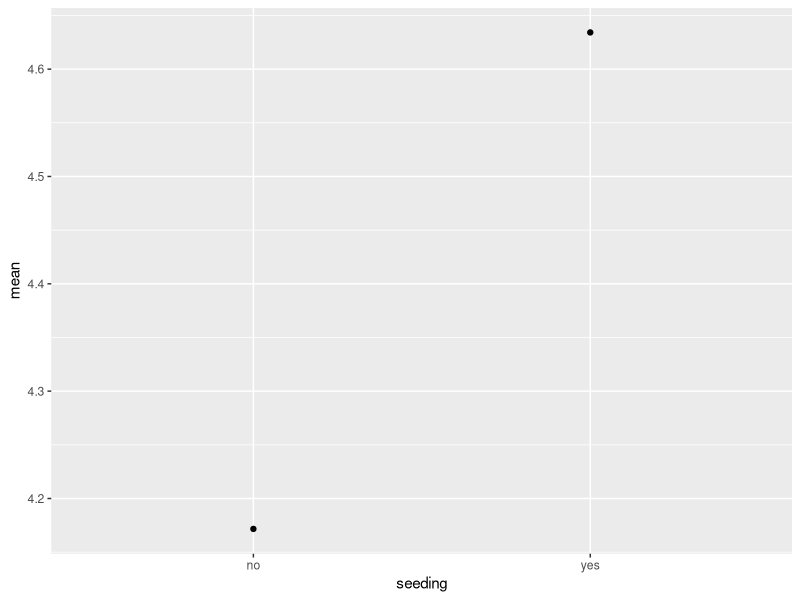
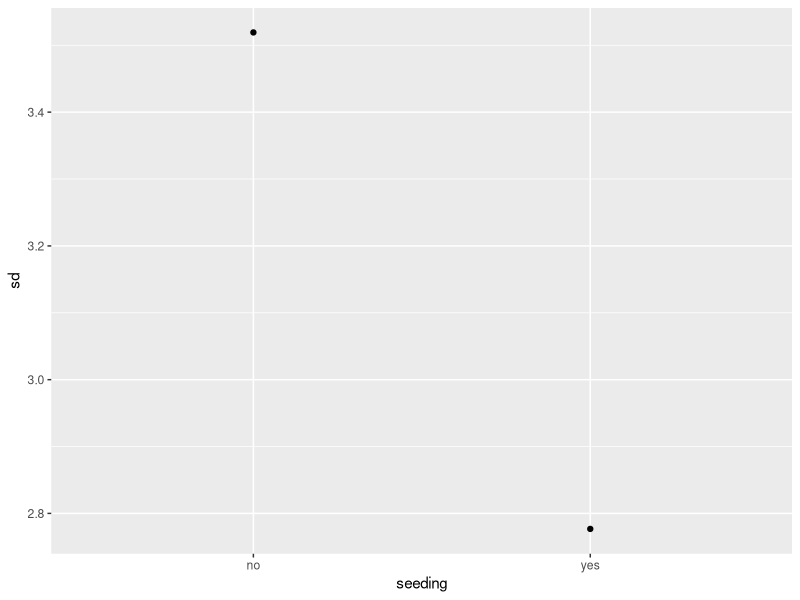
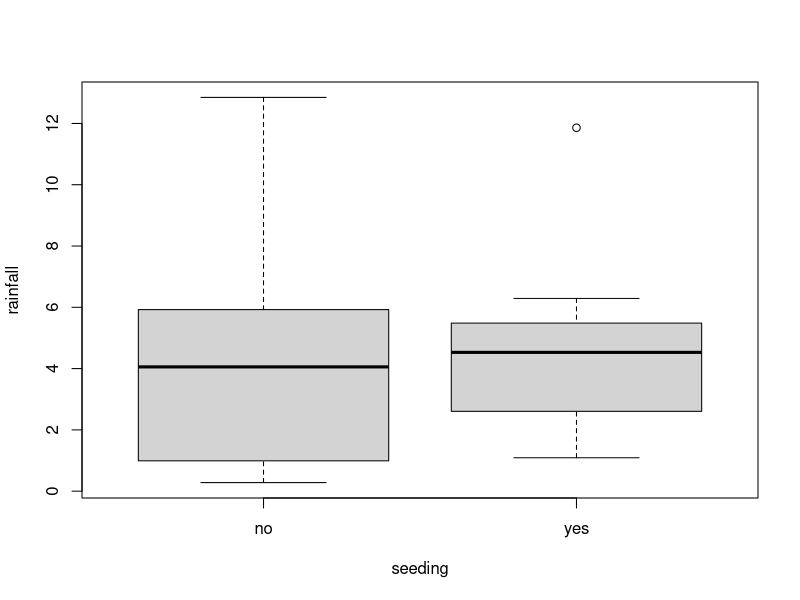
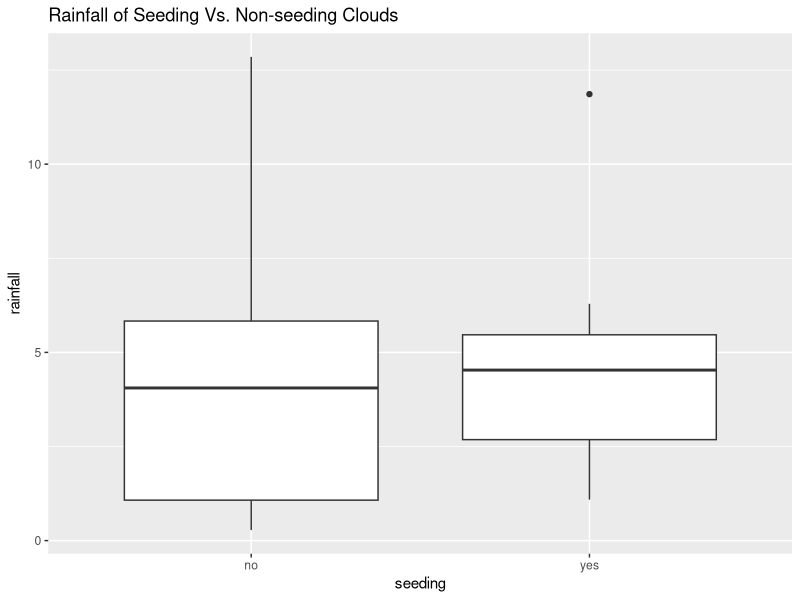
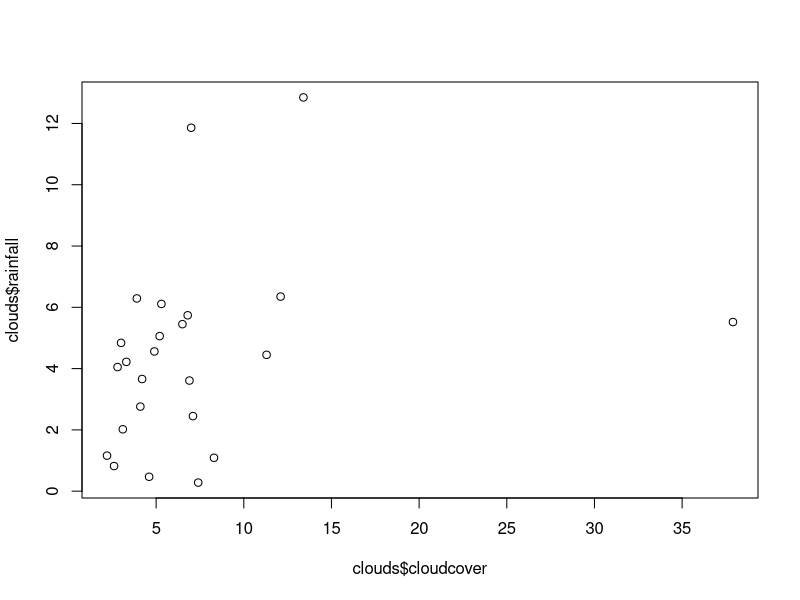
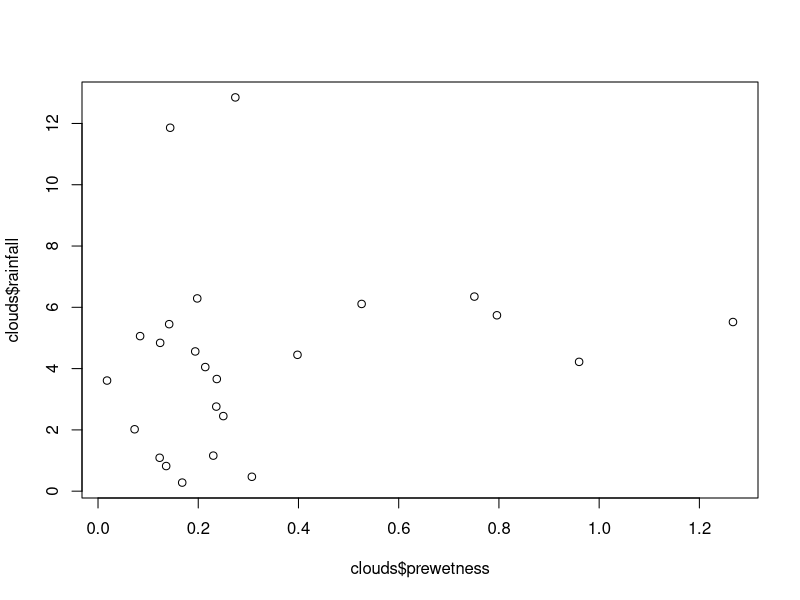
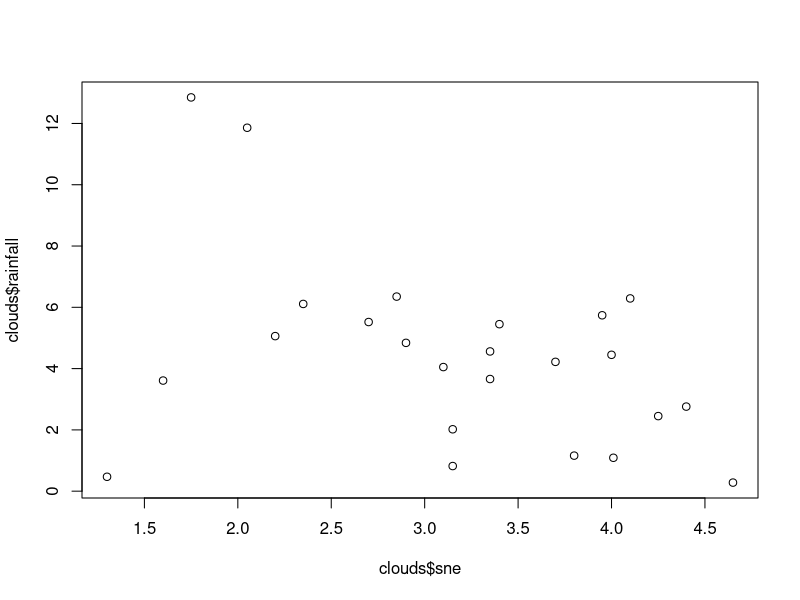
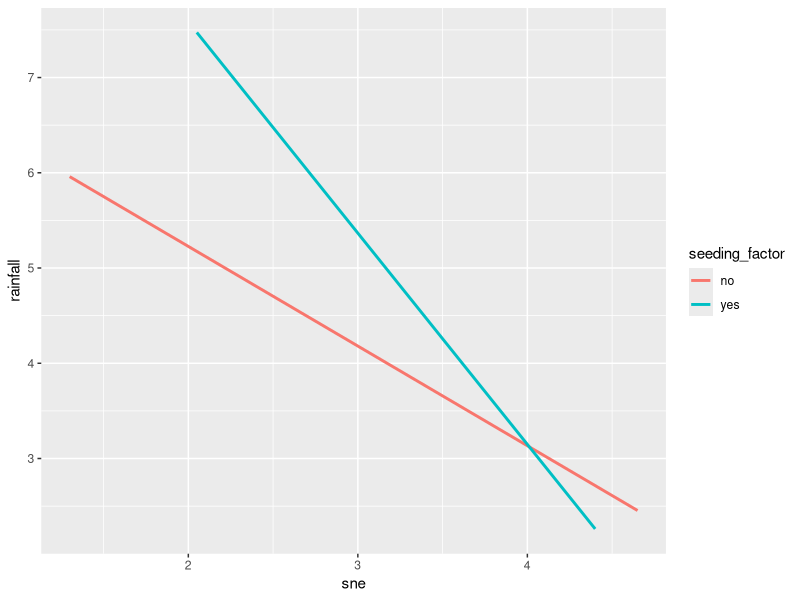

These figures' R source, in order:
# setwd("~/GEOG 5680/Final")
require(tidyverse)
clouds <- read_csv("clouds.csv")
clouds <- clouds %>% 
  mutate(echomotion_factor = factor(echomotion)) %>%
  mutate(seeding_factor = factor(seeding))



#Explore the difference in rainfall between seeding and non-seeding experiments
#by looking at the statistical characteristics (mean, sd, etc) of the experiments and by using visualization.
#Use a t-test to see whether there is a significant difference.

#give statistical characteristics of non-seeding (no) and seeding (yes) experiments

#make a summary df of statistical properties for different cloud types
summary_df <- clouds %>%
  group_by(seeding) %>%
  summarize(mean = mean(rainfall),
            sd = sd(rainfall),
            min = min(rainfall),
            max = max(rainfall),
            n = n()) %>%
  ungroup()

#create a vector for yes seeding
seeding_yes <- clouds %>% filter(seeding =="yes") %>% select(rainfall)

#create a vector for no seeding
seeding_no <- clouds %>% filter(seeding =="no") %>% select(rainfall)

#Use a t-test to see whether there is a significant difference (using vectors)
t.test(seeding_yes[[1]], seeding_no[[1]])

#from the t-test the difference in the mean of seeding clouds (X= 4.634) and non-seeding (y= 4.171) 
#is not statistically significant (based on p-value of 72.44%)

#plot of mean differences of seeding and non-seeding (not super useful plots)
ggplot(summary_df, aes(x= seeding, y= mean)) + geom_point()
ggplot(summary_df, aes(x= seeding, y= sd)) + geom_point()

#boxplot utilizing original data
boxplot(rainfall~seeding, clouds)

ggplot(clouds, aes(x= seeding, y= rainfall)) + geom_boxplot() + ggtitle("Rainfall of Seeding Vs. Non-seeding Clouds")


#Build a multiple linear regression model to model the effects of seeding on rainfall.
#Include cloudcover, prewetness, echomotion and 'sne' as independent variables.
#Explore the model using the summary() and anova() functions. 
#Which variables appear to influence rainfall the most?

#Linear model of seeding effects on rainfall
lm1 <- lm(rainfall ~ cloudcover + prewetness + echomotion + sne + seeding, data=clouds)

#get coefficients and model summary
summary(lm1)
#none of these variables were particularly significant 

#confirm with ANOVA sum of squares
anova(lm1)
#at the significance level of 0.1 sne is the only vaiable in a regression model that explains significant variance 
#echomotion and sne account for more of the varience than any other variable 
#based on the sum of squares (28.1 and 24.3 respectively)

###check the variables individually
plot(clouds$cloudcover, clouds$rainfall)
plot(clouds$prewetness, clouds$rainfall)
#ggplot(clouds, aes(x= rainfall, fill= echomotion)) + geom_histogram()
plot(clouds$sne, clouds$rainfall)


#As the suitability index (sne) appears to have a relationship with rainfall, 
#build two new models relating this variable to rainfall, 
#one for the seeding experiments, one for the non-seeding experiments.
#Compare the coefficients for the two models, and produce a figure showing the two models. 
#What does the difference in slope suggest?

no_seeding <- filter(clouds, seeding == "no")
yes_seeding <- filter(clouds, seeding == "yes")

#create a linear model for no seeding
lm2_no <- lm(rainfall ~ sne, no_seeding)
summary(lm2_no)
#no significant results 
#with no seeding, less tahn 10% of the variance was explained ny the model 
#For non-seeding clouds, there was a 1.046 decrease in the units of average rainfall for each one unit increase in suitability criteria 


#create a linear mdoel for yes seeding
lm2_yes <- lm(rainfall ~ sne, yes_seeding)
summary(lm2_yes)
#significant effect of sne
#sne explained 0.32 percent of overall variation in rainrainfall (R^2 model )

#For seeding clouds, there was a 2.218 decrease in the units of average rainfall for each one unit increase in suitability criteria 
lm3 <- lm(rainfall ~ seeding * sne, clouds)
summary(lm3)

#Create a figure showing the two models 
require("Hmisc")
ggplot(clouds, aes(sne, rainfall, color = seeding_factor)) +
  geom_smooth( method ='lm', se=FALSE)
